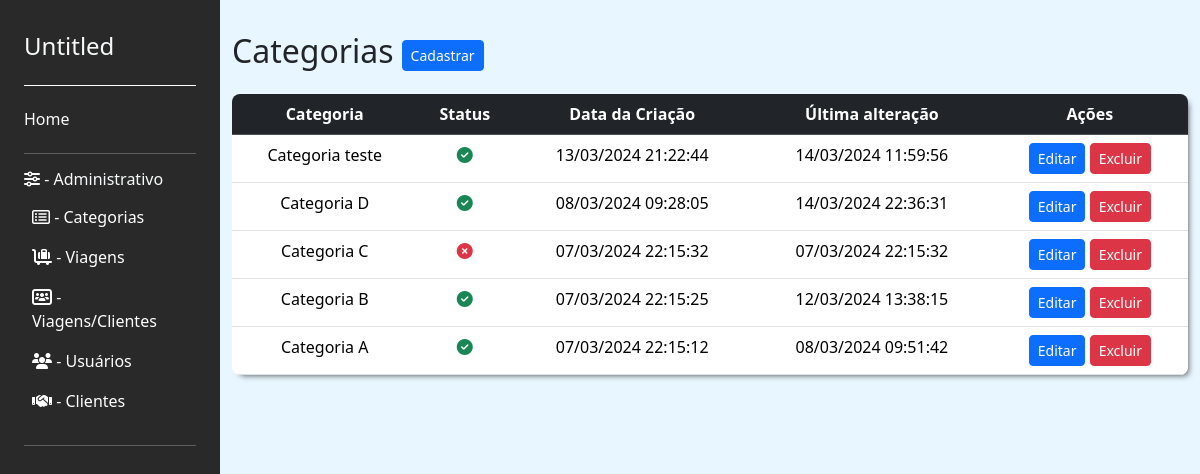
The page /trip/listar_categorias/ on the database as committed earlier.
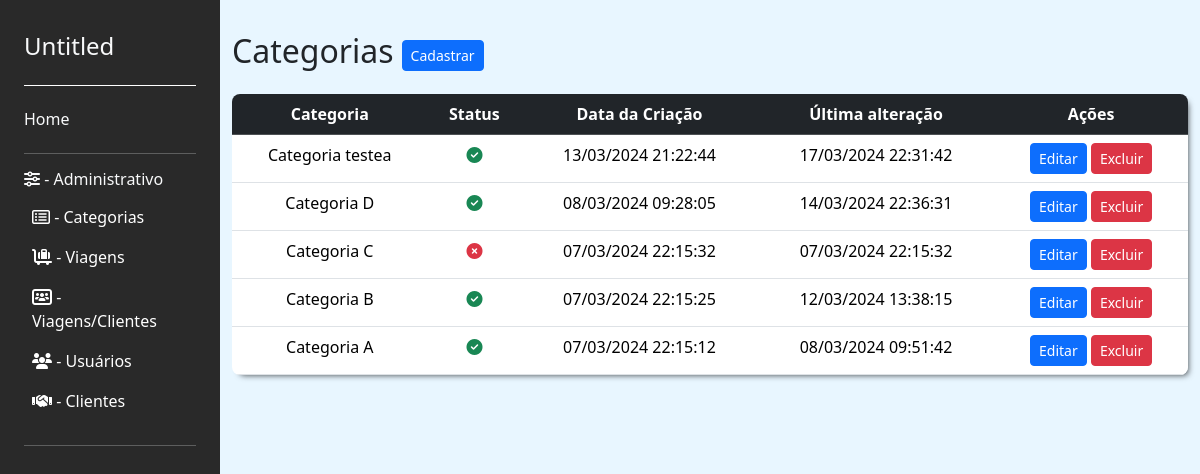
The same page on the database as committed later.
### trip/models.py (models this page shows, shortened)
class Categoria(models.Model):
    titulo = models.CharField(max_length=50, null=False)
    is_active = models.BooleanField(default=True)
    created_at = models.DateTimeField(auto_now_add=True)
    updated_at = models.DateTimeField(auto_now=True)

### trip/views.py (the view)
# urls.py: path('listar_categorias/', listar_categorias, name='listar_categorias'),
def listar_categorias(request):
    categorias = Categoria.objects.all().order_by('-id')
    return render(request, 'trip/categoria/listar_categorias.html',
                  {'categorias': categorias})

### trip/templates/trip/categoria/listar_categorias.html (shortened to what this page needs)
{% extends "base.html" %}
{% block content %}
<div class="main-content" id="mainContent">
  <div class="d-flex align-items-center">
    <h2 class="me-2">Categorias</h2>
    <a  href="{% url "trip:criar_categoria" %}">
      <button class="btn btn-sm btn-primary">Cadastrar</button>
    </a>
  </div>
  <div class="table-container mt-3 h-100" >
    <table class="table text-center" style="margin-bottom: 0;">
      <thead class="table-dark" >
        <tr>
          <th>Categoria</th>
          <th>Status</th>
          <th>Data da Criação</th>
          <th>Última alteração</th>
          <th>Ações</th>
        </tr>
      </thead>
      <tbody>
        {% for categoria in categorias %}
        <tr>
          <td>{{ categoria.titulo }}</td>
          <td class="">
            {% if categoria.is_active %}
              <i class="fa-solid fa-circle-check text-success"></i>
            {% else %}
              <i class="fa-solid fa-circle-xmark text-danger"></i>
            {% endif %}
          </td>
          <td>{{ categoria.created_at|date:"d/m/Y H:i:s" }}</td>
          <td>{{ categoria.updated_at|date:"d/m/Y H:i:s"}}</td>
          <td>
            <button type="button" class="btn btn-sm btn-primary" data-bs-toggle="modal" data-bs-target="#editModal{{ categoria.id }}">
              Editar
            </button>
            <button type="button" class="btn btn-sm btn-danger" data-bs-toggle="modal" data-bs-target="#deleteModal{{ categoria.id }}">
              Excluir
            </button>
          </td>
        </tr>
        {% endfor %}
      </tbody>
    </table>
  </div>
</div>
{% endblock content %}

Rows that differ between the two databases and show on the page:
changed Categoria: titulo "Categoria teste" → "Categoria testea"; updated_at "14/03/2024 11:59:56" → "17/03/2024 22:31:42"
